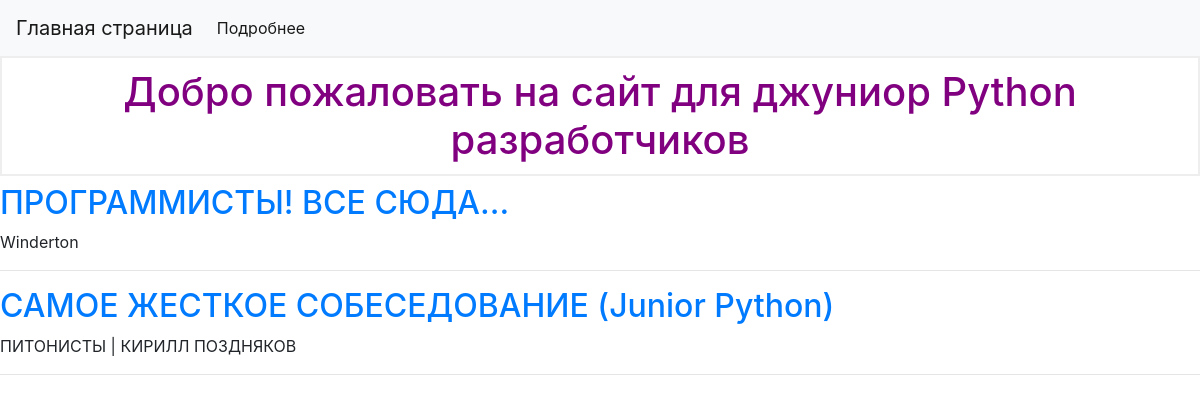
/home, run on an earlier commit of the app's database.
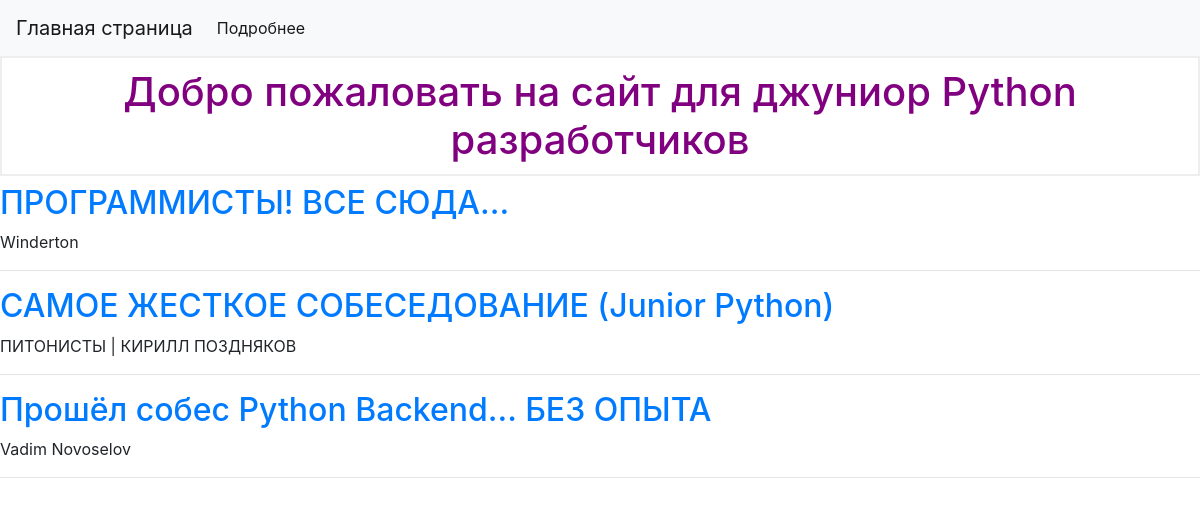
And on a later commit of the database.
### tables this page shows
CREATE TABLE videos (
    id INTEGER PRIMARY KEY AUTOINCREMENT,
    url TEXT NOT NULL,
    title TEXT NOT NULL,
    description TEXT NOT NULL,
    channel_name TEXT NOT NULL
);

### app.py (the view)
@app.route("/home")
def home():
    connection = get_db_connection()
    videos = connection.execute("SELECT * FROM videos").fetchall()
    connection.close()
    return render_template("index.html", videos=videos)

### app.py (called while the page is built)
def get_db_connection():
    connection = sqlite3.connect("database.db")
    connection.row_factory = sqlite3.Row
    return connection

### templates/index.html (shortened to what this page needs)
{% extends 'base.html' %}
{% block body %}
    <nav class="navbar navbar-expand-md navbar-light bg-light">
        <a class="navbar-brand" href="{{ url_for('home') }}">Главная страница</a>
        <div class="collapse navbar-collapse" id="navbarNav">
            <ul class="navbar-nav">
            <li class="nav-item active">
                <a class="nav-link" href="{{ url_for('about') }}">Подробнее</a>
            </li>
            </ul>
        </div>
    </nav>
    <h1>Добро пожаловать на сайт для джуниор Python разработчиков</h1>
    {% for video in videos %}
        <a href="{{ url_for('video', video_id=video['id']) }}">
            <h2>{{ video['title'] }}</h2>
        </a>
        <p>{{ video['channel_name'] }}</p>
        <hr>
    {% endfor %}
{% endblock body %}

### templates/base.html (shortened to what this page needs)
<!DOCTYPE html>
<html lang="en">
    <head>
        <link rel="stylesheet" href="{{ url_for('static', filename= 'css/style.css') }}">
        <link rel="stylesheet" href="https://stackpath.bootstrapcdn.com/bootstrap/4.3.1/css/bootstrap.min.css">
    </head>
    <body>{% block body %} {% endblock %}</body>
</html>

### static/css/style.css (style rules this page uses)
h1 { border: 2px #eee solid; color: purple; text-align: center; padding: 10px; }

What changed in the data, as far as the page shows it:
added videos: title "Прошёл собес Python Backend... БЕЗ ОПЫТА", channel_name "Vadim Novoselov"
